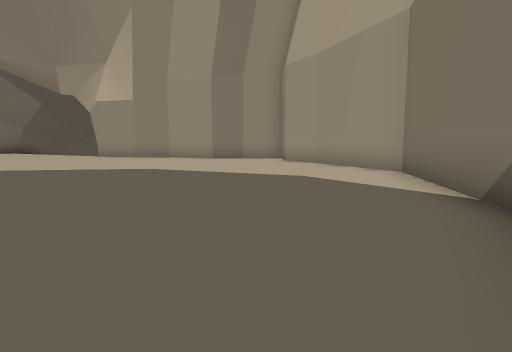
[1] (above)

23 first-person views from a walk through a 3-D level made in the Unity game engine. The camera is 1.2 m above the floor, tilts 6° down and sees 80° across. The floor is counted in squares, 2 m on a side. Each view is taken from the middle of a square. On the plan, view 1 faces up. The plan holds only what a view shows up to about 9 squares ahead; the rest is blank. The place goes on beyond the plan. The player character is not drawn.

[2]
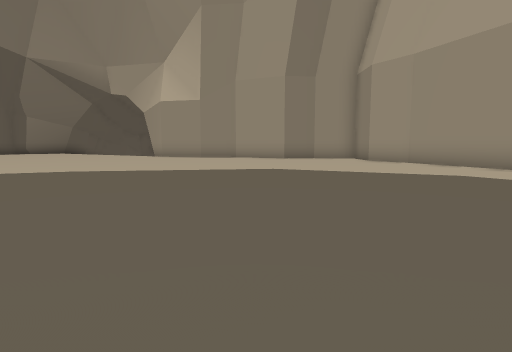

[3]
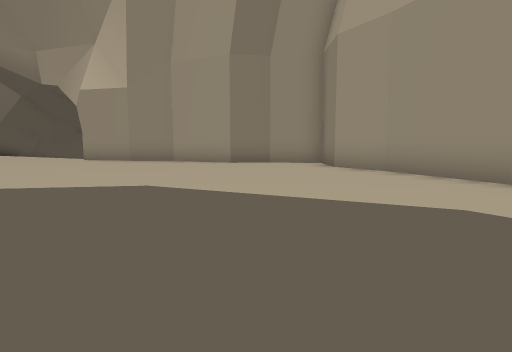

[4]
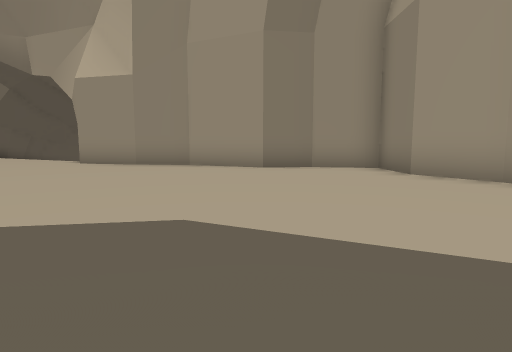

[5]
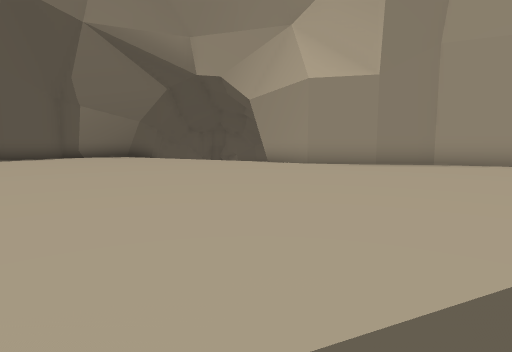

[6]
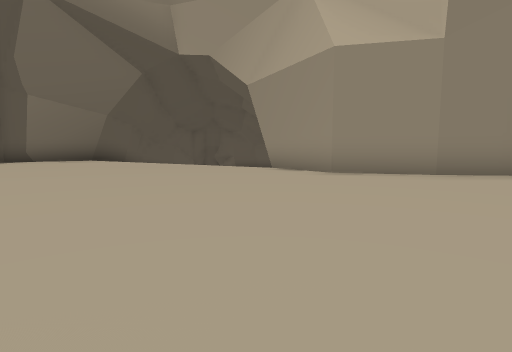

[7]
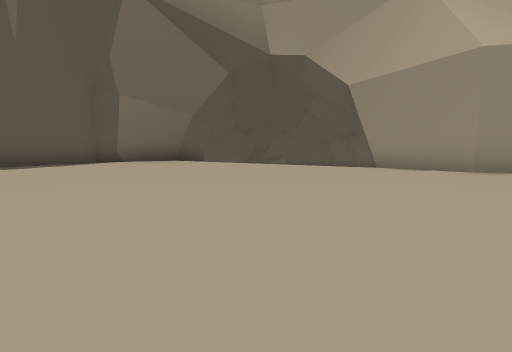

[8]
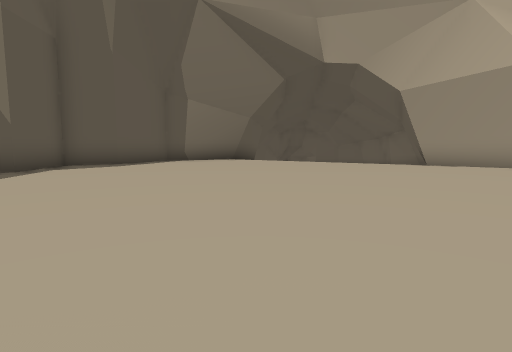

[9]
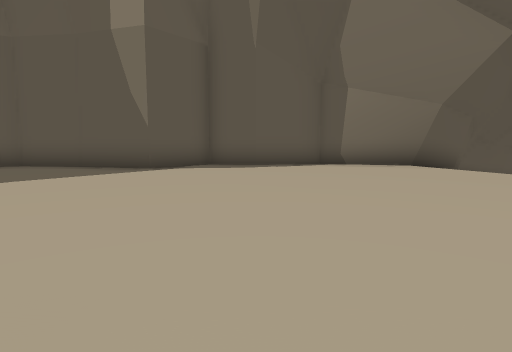

[10]
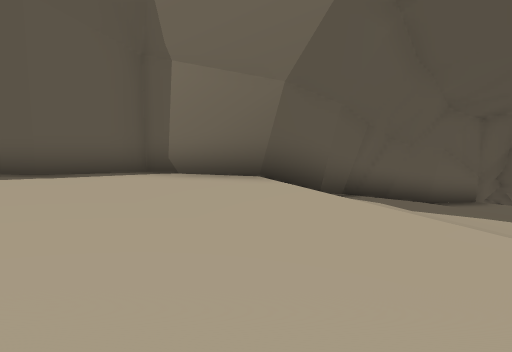

[11]
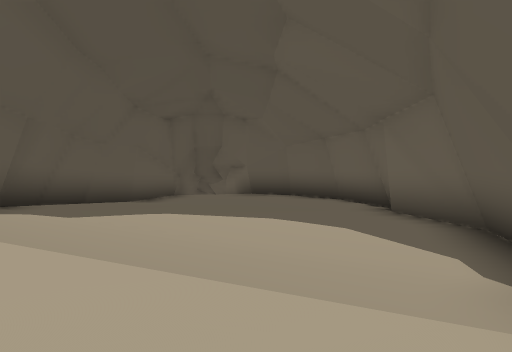

[12]
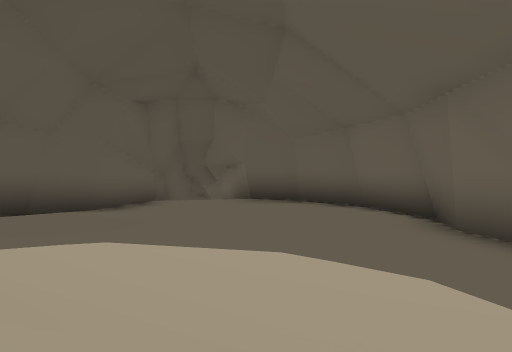

[13]
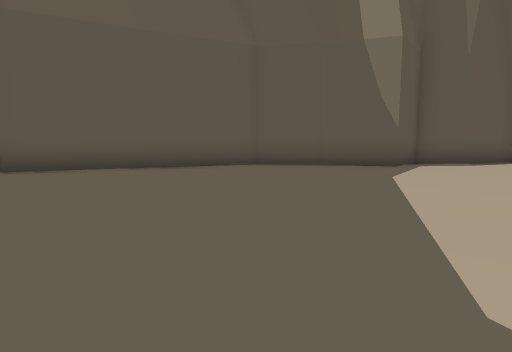

[14]
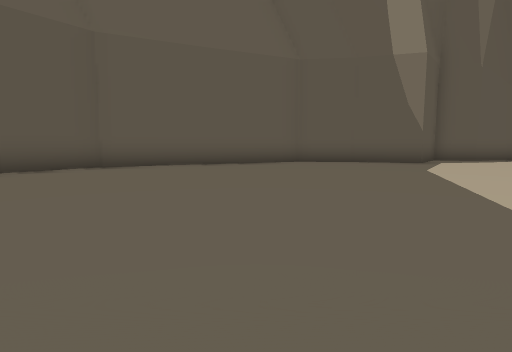

[15]
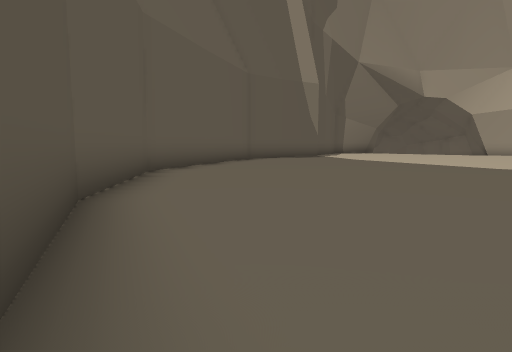

[16]
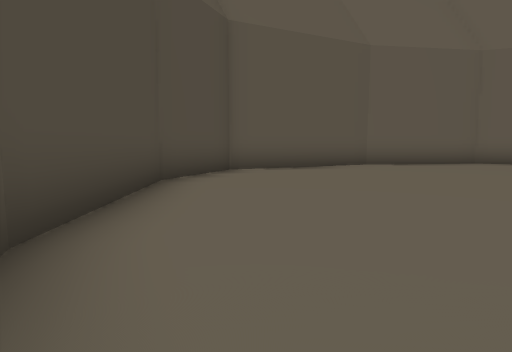

[17]
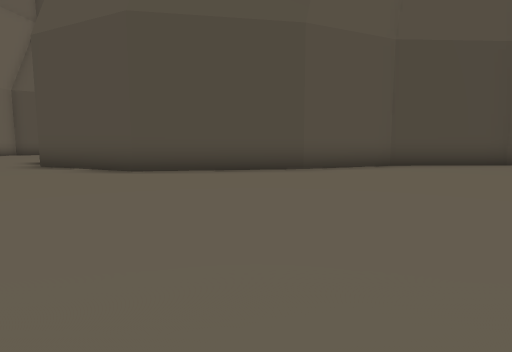

[18]
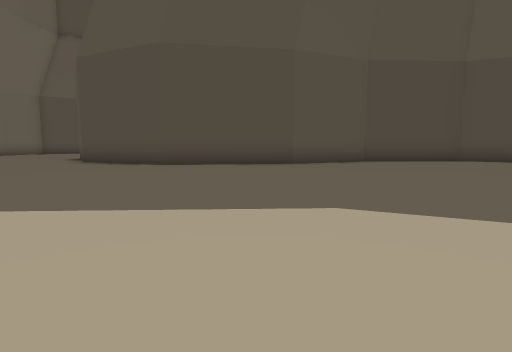

[19]
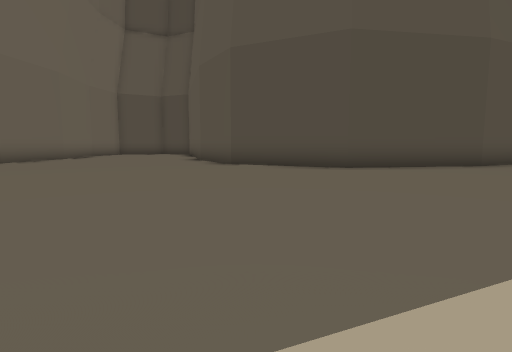

[20]
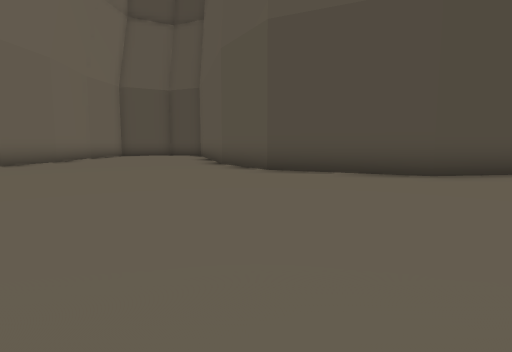

[21]
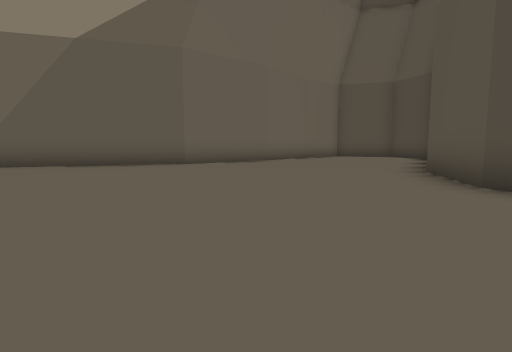

[22]
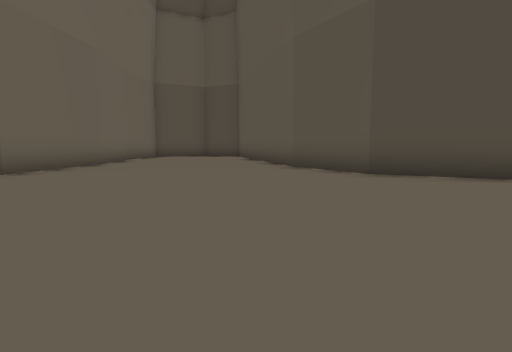

[23]
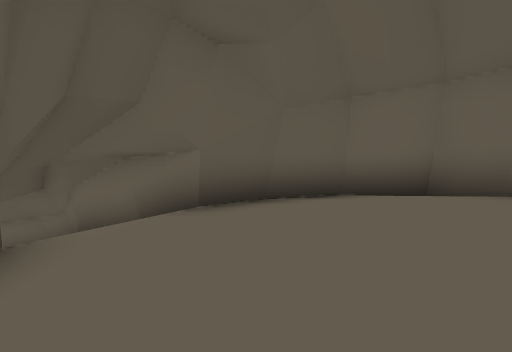

### Floor plan
Key: @ floor where view 1 was taken; # wall or solid block; . main floor; - floor 0.25 m lower than the main floor; _ floor 1.25 m lower than the main floor; < floor 2 m lower than the main floor; ( floor 2.25 m lower than the main floor; / step, stairs or slope; = window, fence, low wall or low ledge; ^ raised ledge; v drop or lower ground.
Columns run from 25 left of view 1 to 3 right of it. Each row starts with its distance up from view 1.
 32               #
 31               #
 30               #
 29               #
 28               #
 27             # /#
 26             #//##v
 25            v#/(<<#v
 24           v#//<<</#
 23           #///////#
 22           #///////#
 21            #//////#
 20            #/////_#
 19          ##//////_#
 18         #....////
 17        #.......-/#
 16       #..........#
 15      ^............^
 14      ^.............####
 13     ^#.................###v
 12    #......................=
 11   ^.......................#^
 10   #........................#
  9  ^#........................#
  8  ^..........................^
  7  #..........................#
  6 ^...........................#
  5 ^...........................#
  4  #..........................^
  3  #..........................^
  2  #.........................#
  1  ^.........................^
  0   #......................@#
 -1   ^.........####..........^
 -2    ##....##^    ^#.......#
 -3      ^^^^         #......#
 -4                    #.....#
 -5                    #.....^

Positions as (right, up) in squares from view 1, and headings:
1: (0, 0), facing up
2: (-3, 0), facing up
3: (-1, 3), facing up
4: (-2, 5), facing up
5: (-9, 5), facing up
6: (-9, 8), facing up
7: (-12, 8), facing up
8: (-14, 7), facing up
9: (-12, 10), facing up-left
10: (-11, 15), facing up-left
11: (-10, 16), facing up
12: (-10, 18), facing up
13: (-16, 5), facing up-left
14: (-16, 3), facing up-left
15: (-22, -1), facing up
16: (-15, -1), facing left
17: (-13, 6), facing down
18: (-13, 8), facing down
19: (-8, 7), facing down
20: (-7, 5), facing down
21: (-8, 3), facing down-right
22: (-5, 4), facing down
23: (-13, 22), facing up-right
